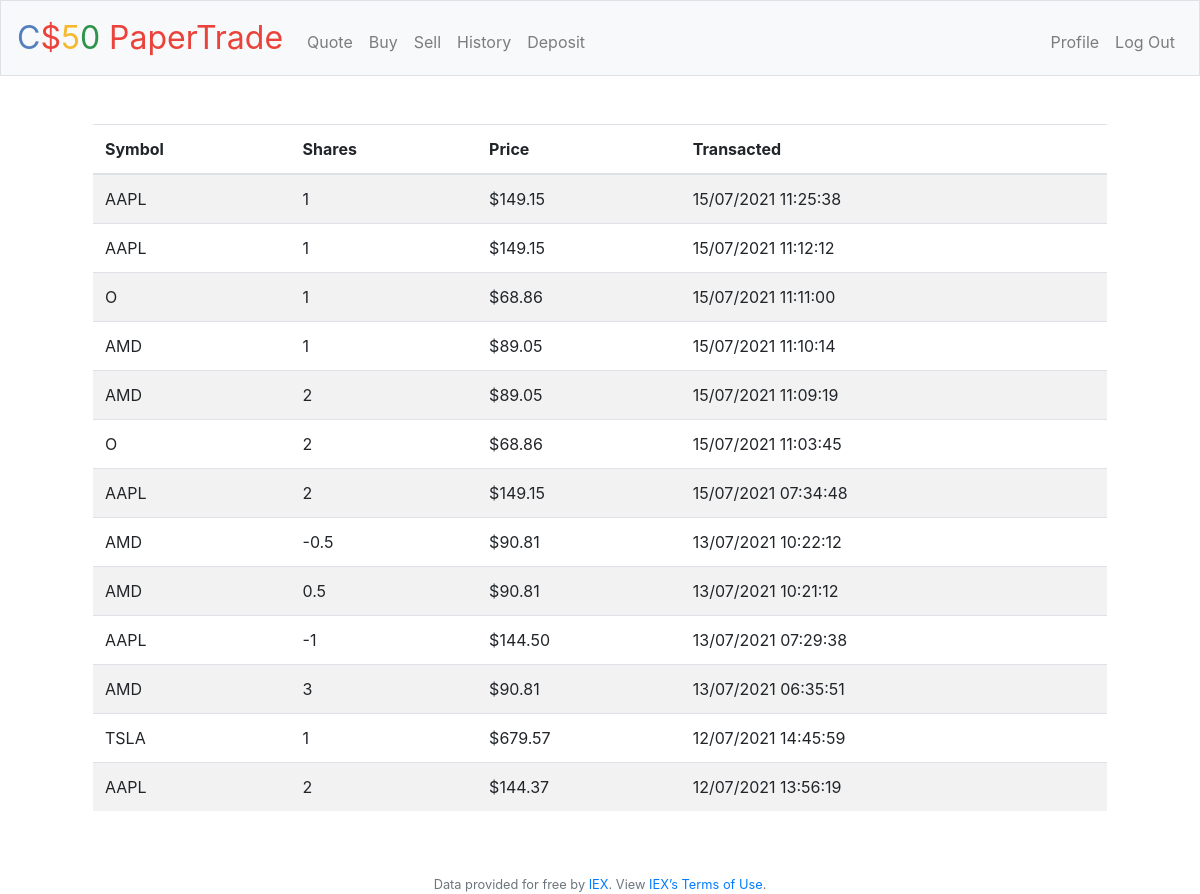
Screenshot of /history (signed in) with the database file from the repository.
### tables this page shows
CREATE TABLE "transactions" (
id INTEGER NOT NULL,
user_id INTEGER NOT NULL,
symbol TEXT NOT NULL,
shares INTEGER,
price DECIMAL,
transaction_type TEXT,
datetime TEXT,
PRIMARY KEY(id),
FOREIGN KEY(user_id) REFERENCES users(id)
);

### application.py (the view)
@app.route("/history")
@login_required
def history():
    positions = db.execute("SELECT * FROM transactions WHERE user_id = ? ORDER BY datetime DESC", session["user_id"])
    return render_template("history.html", positions=positions)

### application.py (called while the page is built)
@app.after_request
def after_request(response):
    response.headers["Cache-Control"] = "no-cache, no-store, must-revalidate"
    response.headers["Expires"] = 0
    response.headers["Pragma"] = "no-cache"
    return response

### helpers.py (called while the page is built)
def login_required(f):
    @wraps(f)
    def decorated_function(*args, **kwargs):
        if session.get("user_id") is None:
            return redirect("/login")
        return f(*args, **kwargs)
    return decorated_function

def usd(value):
    return f"${value:,.2f}"

### templates/history.html (shortened to what this page needs)
{% extends "layout.html" %}
{% block main %}
    <div class="container">
        <table class="table table-striped">
            <thead>
                <tr>
                    <th>Symbol</th>
                    <th>Shares</th>
                    <th>Price</th>
                    <th>Transacted</th>
                </tr>
            </thead>
            <tbody>
                {% for stock in positions %}
                    <tr>
                        <td>{{ stock.symbol }}</td>
                        <td>{{ stock.shares }}</td>
                        <td>{{ stock.price | usd }}</td>
                        <td>{{ stock.datetime }}</td>
                    </tr>
                {% endfor %}
        </table>
    </div>
{% endblock %}

### static/styles.css (style rules this page uses)
.table table-striped thead, tr, td { text-align: left; }

### rows the page displays
transactions: symbol "AAPL", shares "1", price "$149.15", datetime "15/07/2021 11:25:38"
transactions: symbol "AAPL", shares "1", price "$149.15", datetime "15/07/2021 11:12:12"
transactions: symbol "O", shares "1", price "$68.86", datetime "15/07/2021 11:11:00"
transactions: symbol "AMD", shares "1", price "$89.05", datetime "15/07/2021 11:10:14"
transactions: symbol "AMD", shares "2", price "$89.05", datetime "15/07/2021 11:09:19"
transactions: symbol "O", shares "2", price "$68.86", datetime "15/07/2021 11:03:45"
transactions: symbol "AAPL", shares "2", price "$149.15", datetime "15/07/2021 07:34:48"
transactions: symbol "AMD", shares "-0.5", price "$90.81", datetime "13/07/2021 10:22:12"
transactions: symbol "AMD", shares "0.5", price "$90.81", datetime "13/07/2021 10:21:12"
transactions: symbol "AAPL", shares "-1", price "$144.50", datetime "13/07/2021 07:29:38"
transactions: symbol "AMD", shares "3", price "$90.81", datetime "13/07/2021 06:35:51"
transactions: symbol "TSLA", shares "1", price "$679.57", datetime "12/07/2021 14:45:59"
transactions: symbol "AAPL", shares "2", price "$144.37", datetime "12/07/2021 13:56:19"
